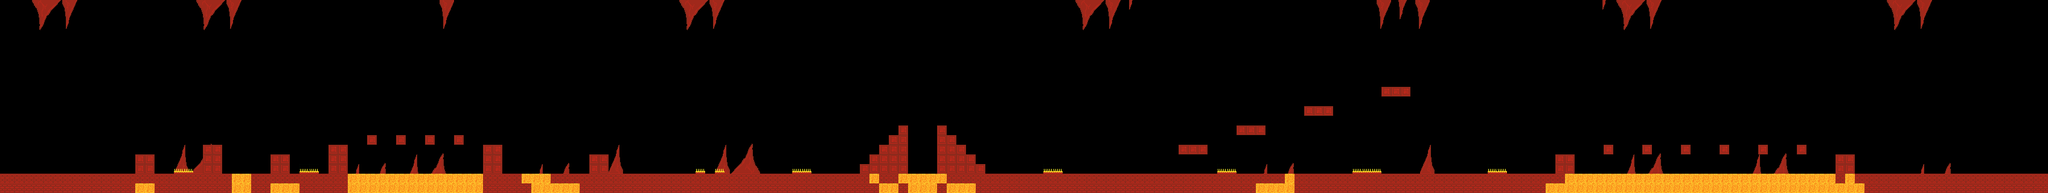

The image is a tile-based game level rendered from a .tmx file. Its description and source (layers, tilesets, objects; grid data summarised) follow:
An orthogonal 212x20 tile map with 16x16 px tiles, 3 tile layers (Background, Foreground, Spikes).

<map version="1.0" orientation="orthogonal" width="212" height="20" tilewidth="16" tileheight="16">
 <tileset firstgid="1" name="TileSet2" tilewidth="16" tileheight="16">
  <image source="../../../Volumes/Untitled/TileSet2.png" width="128" height="128" />
 </tileset>
 <layer name="Background" width="212" height="20">
  <data>[4240 cells, 418 non-empty, 32 distinct tile ids]</data>
 </layer>
 <layer name="Foreground" width="212" height="20">
  <data>[4240 cells, 418 non-empty, 2 distinct tile ids]</data>
 </layer>
 <layer name="Spikes" width="212" height="20">
  <data>[4240 cells, 143 non-empty, 2 distinct tile ids]</data>
 </layer>
</map>